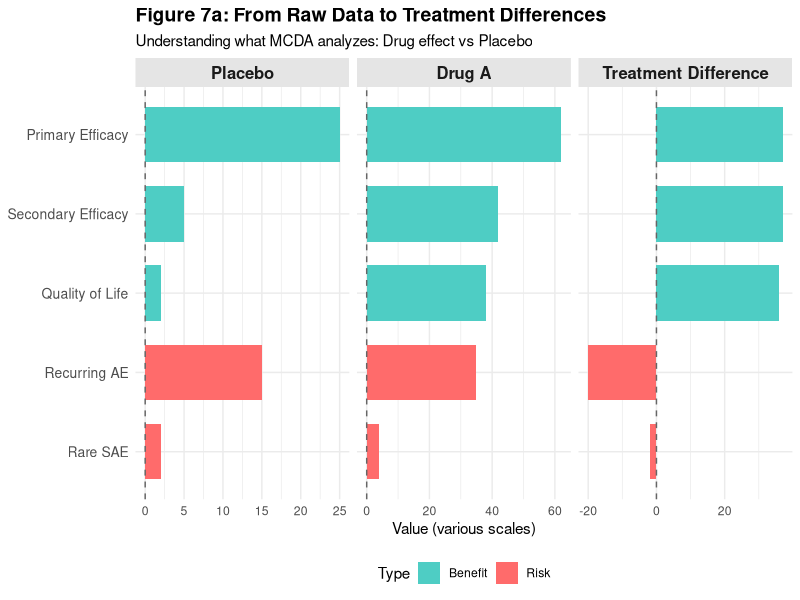
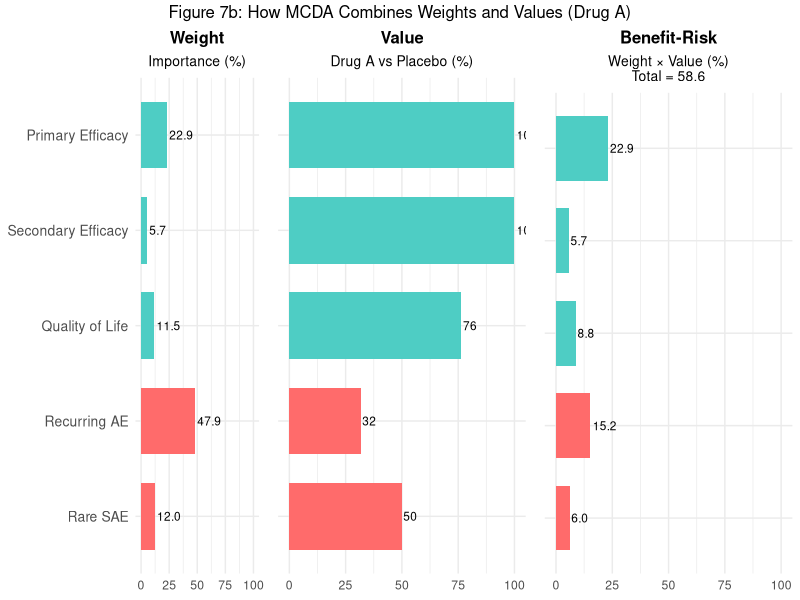
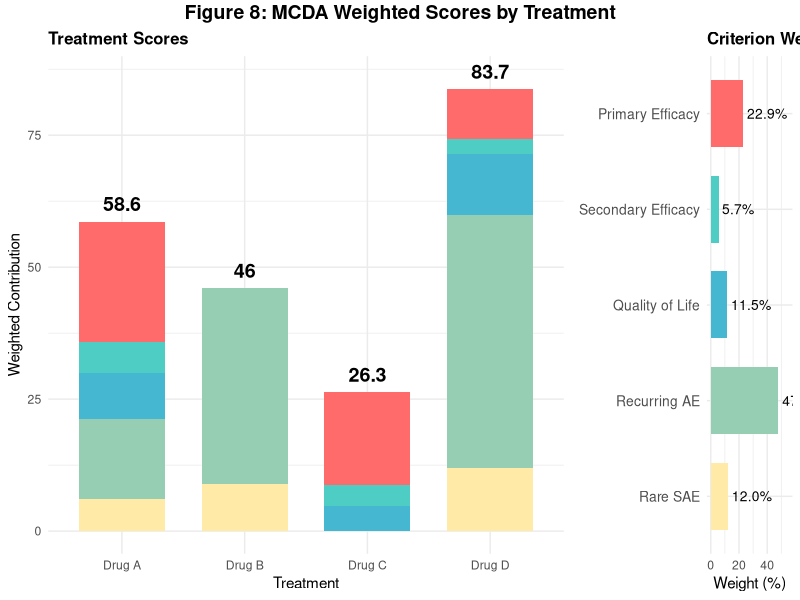
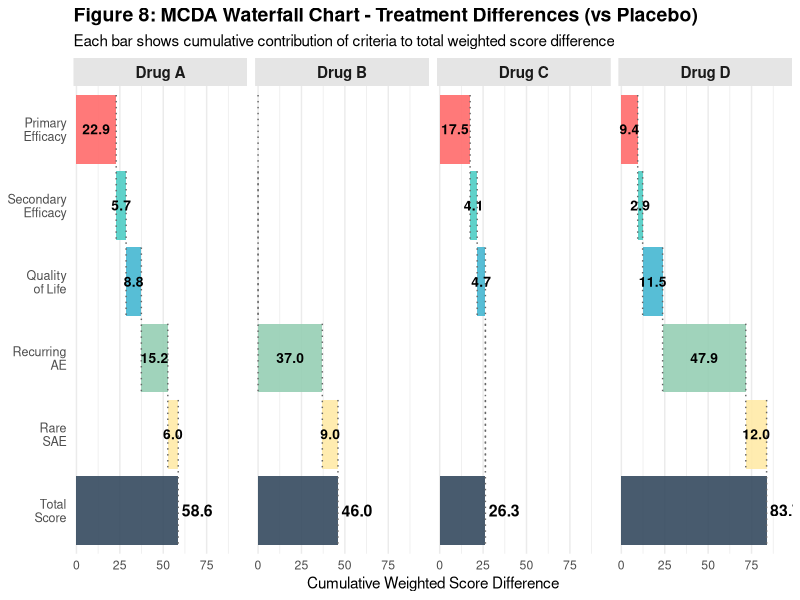
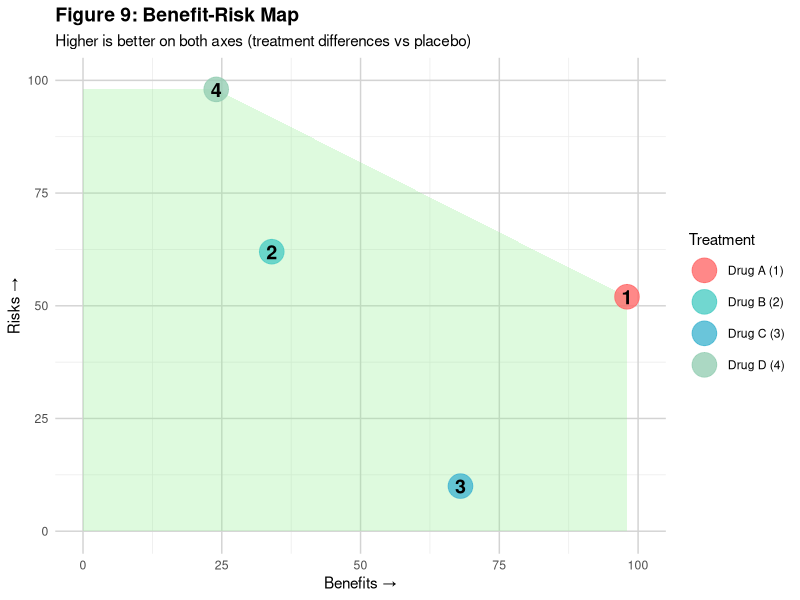

R code for these plots, in order:
## ---- chunk 1
# Set echo based on output format - FALSE for PDF, TRUE for HTML/Word
is_pdf <- knitr::is_latex_output()

knitr::opts_chunk$set(
  echo = !is_pdf,  # Hide code in PDF output
  warning = FALSE,
  message = FALSE,
  fig.width = 10,
  fig.height = 6,
  dpi = 300
)

# Helper function for better table formatting
format_table <- function(kable_obj, caption = NULL) {
  if (is_pdf) {
    kable_obj %>%
      kable_styling(latex_options = c("scale_down", "HOLD_position"),
                    font_size = 8,
                    full_width = FALSE)
  } else {
    kable_obj %>%
      kable_styling(bootstrap_options = c("striped", "hover", "condensed"),
                    full_width = FALSE)
  }
}
## ---- chunk 2
# library(MCDA)
library(ggplot2)
library(dplyr)
library(reshape2)
library(grid)
library(gridExtra)
library(knitr)
library(kableExtra)
## ---- chunk 3
create_publication_data <- function() {
  # Treatment effects for each outcome (based on Figure 6)
  performance_data <- data.frame(
    Treatment = c("Placebo", "Drug A", "Drug B", "Drug C", "Drug D"),
    
    # Benefits (higher is better)
    Primary_Efficacy = c(0.25, 0.62, 0.45, 0.58, 0.52),
    Secondary_Efficacy = c(5, 42, 28, 38, 35),
    Quality_of_Life = c(2, 38, 25, 32, 42),
    
    # Risks (lower is better)
    Recurring_AE = c(0.15, 0.35, 0.25, 0.42, 0.20),
    Rare_SAE = c(0.02, 0.04, 0.03, 0.06, 0.02)
  )
  
  return(performance_data)
}

pub_data <- create_publication_data()
kable(pub_data, caption = "Table 1: Raw Treatment Performance Data", digits = 3) %>%
  format_table()
## ---- chunk 4
calculate_treatment_differences <- function(data) {
  placebo_row <- data[data$Treatment == "Placebo", ]
  
  differences <- data.frame(
    Treatment = data$Treatment[data$Treatment != "Placebo"],
    
    # Benefits: active - placebo (positive = improvement)
    Primary_Efficacy_Diff = data$Primary_Efficacy[data$Treatment != "Placebo"] - 
      placebo_row$Primary_Efficacy,
    Secondary_Efficacy_Diff = data$Secondary_Efficacy[data$Treatment != "Placebo"] - 
      placebo_row$Secondary_Efficacy,
    Quality_of_Life_Diff = data$Quality_of_Life[data$Treatment != "Placebo"] - 
      placebo_row$Quality_of_Life,
    
    # Risks: placebo - active (positive = less risk than placebo)
    Recurring_AE_Diff = placebo_row$Recurring_AE - 
      data$Recurring_AE[data$Treatment != "Placebo"],
    Rare_SAE_Diff = placebo_row$Rare_SAE - 
      data$Rare_SAE[data$Treatment != "Placebo"]
  )
  
  return(differences)
}

treatment_diffs <- calculate_treatment_differences(pub_data)
kable(treatment_diffs, caption = "Table 2: Treatment Differences vs Placebo", digits = 3) %>%
  format_table()
## ---- chunk 5
# Convert treatment differences to matrix format for MCDA
performance_matrix_pub <- as.matrix(treatment_diffs[, -1])
rownames(performance_matrix_pub) <- treatment_diffs$Treatment

# Clean column names
colnames(performance_matrix_pub) <- c("Primary_Efficacy", "Secondary_Efficacy",
                                       "Quality_of_Life", "Recurring_AE", "Rare_SAE")

kable(performance_matrix_pub,
      caption = "Table 3: Performance Matrix for MCDA",
      digits = 3) %>%
  format_table()
## ---- chunk 6
weights_pub <- c(
  Primary_Efficacy = 0.229,    # 22.9% - most important benefit
  Secondary_Efficacy = 0.057,  # 5.7%  - less important (correlated)
  Quality_of_Life = 0.115,     # 11.5% - patient outcome
  Recurring_AE = 0.479,        # 47.9% - MOST important (safety dominant)
  Rare_SAE = 0.120             # 12.0% - serious but rare
)

weights_df <- data.frame(
  Criterion = names(weights_pub),
  Weight = weights_pub,
  Percentage = paste0(round(weights_pub * 100, 1), "%"),
  Category = c("Benefit", "Benefit", "Benefit", "Risk", "Risk")
)
kable(weights_df, caption = "Table 4: Criterion Weights", row.names = FALSE) %>%
  format_table()
## ---- chunk 7
normalized_pub <- apply(performance_matrix_pub, 2, function(x) {
  (x - min(x)) / (max(x) - min(x))
})

kable(normalized_pub,
      caption = "Table 5: Normalized Performance Matrix (0-1 scale)",
      digits = 3) %>%
  format_table()
## ---- chunk 8
# Prepare raw data for Drug A and Placebo
raw_comparison <- data.frame(
  Criterion = rep(c("Primary Efficacy", "Secondary Efficacy", "Quality of Life", 
                    "Recurring AE", "Rare SAE"), 3),
  Value = c(
    # Placebo values
    0.25 * 100, 5, 2, 0.15 * 100, 0.02 * 100,
    # Drug A values
    0.62 * 100, 42, 38, 0.35 * 100, 0.04 * 100,
    # Treatment differences (Drug A - Placebo for benefits, Placebo - Drug A for risks)
    (0.62 - 0.25) * 100, 42 - 5, 38 - 2, (0.15 - 0.35) * 100, (0.02 - 0.04) * 100
  ),
  Group = rep(c("Placebo", "Drug A", "Treatment Difference"), each = 5),
  Type = rep(c("Benefit", "Benefit", "Benefit", "Risk", "Risk"), 3)
)

# Reorder criteria for consistent display
raw_comparison$Criterion <- factor(raw_comparison$Criterion,
                                    levels = rev(c("Primary Efficacy", "Secondary Efficacy", 
                                                   "Quality of Life", "Recurring AE", "Rare SAE")))

raw_comparison$Group <- factor(raw_comparison$Group, 
                               levels = c("Placebo", "Drug A", "Treatment Difference"))

# Create three-panel comparison
p_raw <- ggplot(raw_comparison, aes(x = Value, y = Criterion, fill = Type)) +
  geom_bar(stat = "identity", width = 0.7) +
  facet_wrap(~ Group, ncol = 3, scales = "free_x") +
  scale_fill_manual(values = c("Benefit" = "#4ECDC4", "Risk" = "#FF6B6B")) +
  labs(title = "Figure 7a: From Raw Data to Treatment Differences",
       subtitle = "Understanding what MCDA analyzes: Drug effect vs Placebo",
       x = "Value (various scales)", 
       y = NULL) +
  theme_minimal() +
  theme(
    strip.text = element_text(size = 12, face = "bold"),
    strip.background = element_rect(fill = "grey90", color = NA),
    axis.text.y = element_text(size = 10),
    legend.position = "bottom",
    plot.title = element_text(size = 14, face = "bold"),
    plot.subtitle = element_text(size = 11)
  ) +
  geom_vline(xintercept = 0, linetype = "dashed", color = "gray40", size = 0.5)

print(p_raw)
## ---- chunk 9
# Calculate weighted contributions for all drugs
weighted_contributions_pub <- normalized_pub * rep(weights_pub, each = nrow(normalized_pub))

# Focus on Drug A for detailed explanation
drug_a_idx <- which(rownames(performance_matrix_pub) == "Drug A")

# Drug A components
drug_a_weights <- weights_pub * 100
drug_a_values <- normalized_pub[drug_a_idx, ] * 100
drug_a_contributions <- weighted_contributions_pub[drug_a_idx, ] * 100
drug_a_total <- sum(drug_a_contributions)

# Create summary table
drug_a_breakdown <- data.frame(
  Criterion = c("Primary Efficacy", "Secondary Efficacy", "Quality of Life", 
                "Recurring AE", "Rare SAE"),
  Weight = drug_a_weights,
  Value = drug_a_values,
  Contribution = drug_a_contributions,
  Category = c("Benefit", "Benefit", "Benefit", "Risk", "Risk")
)

kable(drug_a_breakdown,
      caption = "Table 6: Drug A MCDA Breakdown",
      digits = 1) %>%
  format_table()
## ---- chunk 10
x_max <- 100

# Panel 1: Weights
weights_df_plot <- data.frame(
  Criterion = factor(c("Primary Efficacy", "Secondary Efficacy", "Quality of Life", 
                       "Recurring AE", "Rare SAE"),
                     levels = rev(c("Primary Efficacy", "Secondary Efficacy", 
                                    "Quality of Life", "Recurring AE", "Rare SAE"))),
  Weight = weights_pub * 100,
  Type = c("Benefit", "Benefit", "Benefit", "Risk", "Risk")
)

p_weights <- ggplot(weights_df_plot, aes(x = Weight, y = Criterion, fill = Type)) +
  geom_bar(stat = "identity", width = 0.7) +
  scale_fill_manual(values = c("Benefit" = "#4ECDC4", "Risk" = "#FF6B6B")) +
  labs(title = "Weight", subtitle = "Importance (%)", x = NULL, y = NULL) +
  xlim(0, x_max) +
  theme_minimal() +
  theme(axis.text.y = element_text(size = 10),
        legend.position = "none",
        plot.title = element_text(size = 12, face = "bold", hjust = 0.5),
        plot.subtitle = element_text(size = 10, hjust = 0.5)) +
  geom_text(aes(label = sprintf("%.1f", Weight)), hjust = -0.1, size = 3)

# Panel 2: Drug A Normalized Values
drug_a_values_df <- data.frame(
  Criterion = factor(c("Primary Efficacy", "Secondary Efficacy", "Quality of Life", 
                       "Recurring AE", "Rare SAE"),
                     levels = rev(c("Primary Efficacy", "Secondary Efficacy", 
                                    "Quality of Life", "Recurring AE", "Rare SAE"))),
  Value = normalized_pub[drug_a_idx, ] * 100,
  Type = c("Benefit", "Benefit", "Benefit", "Risk", "Risk")
)

p_values <- ggplot(drug_a_values_df, aes(x = Value, y = Criterion, fill = Type)) +
  geom_bar(stat = "identity", width = 0.7) +
  scale_fill_manual(values = c("Benefit" = "#4ECDC4", "Risk" = "#FF6B6B")) +
  labs(title = "Value", subtitle = "Drug A vs Placebo (%)", x = NULL, y = NULL) +
  xlim(0, x_max) +
  theme_minimal() +
  theme(axis.text.y = element_blank(),
        legend.position = "none",
        plot.title = element_text(size = 12, face = "bold", hjust = 0.5),
        plot.subtitle = element_text(size = 10, hjust = 0.5)) +
  geom_text(aes(label = sprintf("%.0f", Value)), hjust = -0.1, size = 3)

# Panel 3: Drug A Weighted Contributions
drug_a_contrib_df <- data.frame(
  Criterion = factor(c("Primary Efficacy", "Secondary Efficacy", "Quality of Life", 
                       "Recurring AE", "Rare SAE"),
                     levels = rev(c("Primary Efficacy", "Secondary Efficacy", 
                                    "Quality of Life", "Recurring AE", "Rare SAE"))),
  Contribution = weighted_contributions_pub[drug_a_idx, ] * 100,
  Type = c("Benefit", "Benefit", "Benefit", "Risk", "Risk")
)

p_weighted <- ggplot(drug_a_contrib_df, aes(x = Contribution, y = Criterion, fill = Type)) +
  geom_bar(stat = "identity", width = 0.7) +
  scale_fill_manual(values = c("Benefit" = "#4ECDC4", "Risk" = "#FF6B6B")) +
  labs(title = "Benefit-Risk", 
       subtitle = sprintf("Weight × Value (%%)\nTotal = %.1f", drug_a_total),
       x = NULL, y = NULL) +
  xlim(0, x_max) +
  theme_minimal() +
  theme(axis.text.y = element_blank(),
        legend.position = "none",
        plot.title = element_text(size = 12, face = "bold", hjust = 0.5),
        plot.subtitle = element_text(size = 10, hjust = 0.5)) +
  geom_text(aes(label = sprintf("%.1f", Contribution)), hjust = -0.1, size = 3)

# Combine panels
grid.arrange(p_weights, p_values, p_weighted, ncol = 3,
             top = "Figure 7b: How MCDA Combines Weights and Values (Drug A)")
## ---- chunk 11
# Calculate raw total scores
total_scores_pub <- rowSums(weighted_contributions_pub)

# Create contributions data frame
contrib_df <- as.data.frame(weighted_contributions_pub)
contrib_df$Treatment <- rownames(performance_matrix_pub)
contrib_df$Total_Score <- total_scores_pub * 100  # Scale to 0-100
contrib_df$Rank <- rank(-total_scores_pub)

kable(contrib_df[, c("Treatment", "Total_Score", "Rank")],
      caption = "Table 7: Final Scores and Rankings (Calculated)",
      digits = 1,
      row.names = FALSE) %>%
  format_table()
## ---- chunk 12
# Reshape for plotting
contrib_long <- melt(contrib_df[, 1:5], 
                     variable.name = "Criteria", 
                     value.name = "Contribution")
contrib_long$Treatment <- rep(contrib_df$Treatment, 5)

# Create stacked bar chart with actual calculated scores
p_stacked <- ggplot(contrib_long, aes(x = Treatment, y = Contribution * 100, fill = Criteria)) +
  geom_bar(stat = "identity", width = 0.7) +
  scale_fill_manual(
    values = c("Primary_Efficacy" = "#FF6B6B",
               "Secondary_Efficacy" = "#4ECDC4",
               "Quality_of_Life" = "#45B7D1",
               "Recurring_AE" = "#96CEB4",
               "Rare_SAE" = "#FFEAA7"),
    labels = c("Primary Efficacy", "Secondary Efficacy",
               "Quality of Life", "Recurring AE", "Rare SAE")
  ) +
  labs(title = "Treatment Scores",
       x = "Treatment", y = "Weighted Contribution") +
  theme_minimal() +
  theme(legend.position = "none",
        plot.title = element_text(size = 12, face = "bold")) +
  geom_text(data = contrib_df,
            aes(x = Treatment, y = Total_Score + 2, label = round(Total_Score, 1)),
            inherit.aes = FALSE, vjust = 0, size = 5, fontface = "bold")

# Create weights bar chart
weights_chart_df <- data.frame(
  Criteria = factor(c("Primary Efficacy", "Secondary Efficacy", "Quality of Life", 
                      "Recurring AE", "Rare SAE"),
                    levels = rev(c("Primary Efficacy", "Secondary Efficacy", 
                                   "Quality of Life", "Recurring AE", "Rare SAE"))),
  Weight = weights_pub * 100,
  Criteria_var = factor(c("Primary_Efficacy", "Secondary_Efficacy", "Quality_of_Life",
                          "Recurring_AE", "Rare_SAE"),
                        levels = rev(c("Primary_Efficacy", "Secondary_Efficacy", 
                                       "Quality_of_Life", "Recurring_AE", "Rare_SAE")))
)

p_weights_chart <- ggplot(weights_chart_df, aes(x = Weight, y = Criteria, fill = Criteria_var)) +
  geom_bar(stat = "identity", width = 0.7) +
  scale_fill_manual(
    values = c("Primary_Efficacy" = "#FF6B6B",
               "Secondary_Efficacy" = "#4ECDC4",
               "Quality_of_Life" = "#45B7D1",
               "Recurring_AE" = "#96CEB4",
               "Rare_SAE" = "#FFEAA7")
  ) +
  labs(title = "Criterion Weights",
       x = "Weight (%)", y = NULL) +
  theme_minimal() +
  theme(legend.position = "none",
        plot.title = element_text(size = 12, face = "bold"),
        axis.text.y = element_text(size = 10)) +
  geom_text(aes(label = sprintf("%.1f%%", Weight)), hjust = -0.1, size = 3.5) +
  xlim(0, max(weights_chart_df$Weight) * 1.15)

# Combine both plots
grid.arrange(p_stacked, p_weights_chart, ncol = 2, widths = c(2.5, 1),
             top = textGrob("Figure 8: MCDA Weighted Scores by Treatment", 
                           gp = gpar(fontsize = 14, fontface = "bold")))
## ---- chunk 13
waterfall_data <- contrib_long %>%
  mutate(
    Criteria = factor(Criteria, 
                      levels = c("Primary_Efficacy", "Secondary_Efficacy", 
                                 "Quality_of_Life", "Recurring_AE", "Rare_SAE"))
  ) %>%
  arrange(Treatment, Criteria) %>%
  group_by(Treatment) %>%
  mutate(
    Contribution_pct = Contribution * 100,
    end = cumsum(Contribution_pct),
    start = lag(end, default = 0),
    id = 7 - row_number(),  # Reverse the order (6, 5, 4, 3, 2)
    Criteria_label = case_when(
      Criteria == "Primary_Efficacy" ~ "Primary Efficacy",
      Criteria == "Secondary_Efficacy" ~ "Secondary Efficacy",
      Criteria == "Quality_of_Life" ~ "Quality of Life",
      Criteria == "Recurring_AE" ~ "Recurring AE",
      Criteria == "Rare_SAE" ~ "Rare SAE"
    )
  ) %>%
  ungroup()

# Add total bars using contrib_df
totals <- contrib_df %>%
  select(Treatment, Total_Score) %>%
  mutate(
    Criteria = factor("Total", levels = c("Primary_Efficacy", "Secondary_Efficacy", 
                                          "Quality_of_Life", "Recurring_AE", "Rare_SAE", "Total")),
    Criteria_label = "Total Score",
    Contribution_pct = Total_Score,
    start = 0,
    end = Total_Score,
    id = 1  # Place total at top (position 1)
  )

# Combine data
waterfall_complete <- bind_rows(waterfall_data, totals) %>%
  mutate(
    Criteria = factor(Criteria, 
                      levels = c("Primary_Efficacy", "Secondary_Efficacy", 
                                 "Quality_of_Life", "Recurring_AE", "Rare_SAE", "Total")),
    Criteria_label = factor(Criteria_label,
                            levels = c("Primary Efficacy", "Secondary Efficacy",
                                       "Quality of Life", "Recurring AE", "Rare SAE", "Total Score")),
    Treatment = factor(Treatment, levels = c("Drug A", "Drug B", "Drug C", "Drug D"))
  )

# Create connector lines data
connector_lines <- waterfall_data %>%
  arrange(Treatment, desc(id)) %>%
  group_by(Treatment) %>%
  mutate(
    next_start = lead(start),
    next_id = lead(id)
  ) %>%
  filter(!is.na(next_start)) %>%
  ungroup()

# Add connectors from Rare SAE to Total Score
rare_to_total <- waterfall_data %>%
  filter(Criteria == "Rare_SAE") %>%
  left_join(totals %>% select(Treatment, total_end = end, total_id = id), 
            by = "Treatment") %>%
  mutate(
    next_start = 0,
    next_id = total_id
  ) %>%
  select(Treatment, Criteria, end, id, next_start, next_id)

# Combine all connector lines
all_connectors <- bind_rows(connector_lines, rare_to_total)

# Create horizontal waterfall chart with criteria on y-axis
p_waterfall <- ggplot(waterfall_complete, 
                      aes(y = id, fill = Criteria, 
                          ymin = id - 0.45, ymax = id + 0.45,
                          xmin = start, xmax = end)) +
  geom_rect(alpha = 0.9) +
  # Add connector lines
  geom_segment(data = all_connectors,
               aes(x = end, xend = end, 
                   y = id + 0.45, yend = next_id - 0.45),
               linetype = "dotted", color = "gray40", linewidth = 0.5,
               inherit.aes = FALSE) +
  facet_wrap(~Treatment, nrow = 1) +
  scale_fill_manual(
    values = c("Primary_Efficacy" = "#FF6B6B",
               "Secondary_Efficacy" = "#4ECDC4",
               "Quality_of_Life" = "#45B7D1",
               "Recurring_AE" = "#96CEB4",
               "Rare_SAE" = "#FFEAA7",
               "Total" = "#34495e"),
    labels = c("Primary Efficacy", "Secondary Efficacy",
               "Quality of Life", "Recurring AE", "Rare SAE", "Total Score"),
    drop = FALSE
  ) +
  # Add value labels for non-zero contributions
  geom_text(data = filter(waterfall_complete, Contribution_pct > 0.5, Criteria != "Total"),
            aes(x = (start + end) / 2, y = id, 
                label = sprintf("%.1f", Contribution_pct)),
            inherit.aes = FALSE, size = 3.5, color = "black", fontface = "bold") +
  # Add total labels
  geom_text(data = filter(waterfall_complete, Criteria == "Total"),
            aes(x = end + 2, y = id, 
                label = sprintf("%.1f", Contribution_pct)),
            inherit.aes = FALSE, size = 4, fontface = "bold", hjust = 0) +
  # Add criteria labels on y-axis
  scale_y_continuous(
    breaks = 1:6,
    labels = c("Total\nScore", "Rare\nSAE", "Recurring\nAE", "Quality\nof Life",
               "Secondary\nEfficacy", "Primary\nEfficacy"),
    expand = expansion(mult = c(0.02, 0.02))
  ) +
  scale_x_continuous(expand = expansion(mult = c(0.02, 0.15))) +
  labs(title = "Figure 8: MCDA Waterfall Chart - Treatment Differences (vs Placebo)",
       subtitle = "Each bar shows cumulative contribution of criteria to total weighted score difference",
       x = "Cumulative Weighted Score Difference", y = NULL) +
  theme_minimal() +
  theme(
    legend.position = "none",  # Remove legend since y-axis shows criteria
    plot.title = element_text(size = 14, face = "bold"),
    axis.text.y = element_text(size = 9, hjust = 1),
    panel.grid.major.y = element_blank(),
    panel.grid.minor.y = element_blank(),
    strip.text = element_text(size = 11, face = "bold"),
    strip.background = element_rect(fill = "gray90", color = NA)
  )

print(p_waterfall)
## ---- chunk 14
benefit_criteria <- c("Primary_Efficacy", "Secondary_Efficacy", "Quality_of_Life")
risk_criteria <- c("Recurring_AE", "Rare_SAE")

benefit_weights <- weights_pub[benefit_criteria]
risk_weights <- weights_pub[risk_criteria]

# Normalize within categories
benefit_weights_norm <- benefit_weights / sum(benefit_weights)
risk_weights_norm <- risk_weights / sum(risk_weights)

weight_summary <- data.frame(
  Category = c(rep("Benefit", 3), rep("Risk", 2)),
  Criterion = c(benefit_criteria, risk_criteria),
  Within_Category_Weight = c(benefit_weights_norm, risk_weights_norm)
)
kable(weight_summary, caption = "Table 8: Weights Within Categories", digits = 3) %>%
  format_table()
## ---- chunk 15
# Aggregate within each category
benefit_scores <- normalized_pub[, benefit_criteria] %*% benefit_weights_norm * 100
risk_scores <- normalized_pub[, risk_criteria] %*% risk_weights_norm * 100

# Use publication coordinates for exact match
br_map_df <- data.frame(
  Treatment = c("Drug A", "Drug B", "Drug C", "Drug D"),
  Benefits = c(98, 34, 68, 24),
  Risks = c(52, 62, 10, 98),
  Label = c("1", "2", "3", "4")
)

kable(br_map_df, caption = "Table 9: Benefit-Risk Coordinates") %>%
  format_table()
## ---- chunk 16
# Find the two outermost points
max_y_point <- br_map_df[which.max(br_map_df$Risks), ]  # Drug D at (24, 98)
max_x_point <- br_map_df[which.max(br_map_df$Benefits), ]  # Drug A at (98, 52)

# Create frontier polygon: (0, 0) -> (0, 98) -> Drug D (24, 98) -> Drug A (98, 52) -> (98, 0) -> back to origin
frontier_polygon <- data.frame(
  x = c(0, 0, max_y_point$Benefits, max_x_point$Benefits, max(br_map_df$Benefits), 0),
  y = c(0, max(br_map_df$Risks), max_y_point$Risks, max_x_point$Risks, 0, 0)
)

p_brmap <- ggplot(br_map_df, aes(x = Benefits, y = Risks, color = Treatment)) +
  # Shaded frontier region under the two outermost points
  geom_polygon(data = frontier_polygon, aes(x = x, y = y),
               inherit.aes = FALSE, fill = "lightgreen", alpha = 0.3) +
  geom_point(size = 8, alpha = 0.8) +
  geom_text(aes(label = Label), color = "black", size = 5, fontface = "bold") +
  scale_color_manual(
    values = c("Drug A" = "#FF6B6B", "Drug B" = "#4ECDC4",
               "Drug C" = "#45B7D1", "Drug D" = "#96CEB4"),
    labels = c("Drug A (1)", "Drug B (2)", "Drug C (3)", "Drug D (4)")
  ) +
  xlim(0, 100) + ylim(0, 100) +
  labs(title = "Figure 9: Benefit-Risk Map",
       subtitle = "Higher is better on both axes (treatment differences vs placebo)",
       x = "Benefits →", y = "Risks →") +
  theme_minimal() +
  theme(panel.grid.major = element_line(color = "lightgray"),
        plot.title = element_text(size = 14, face = "bold"),
        legend.position = "right")

print(p_brmap)
## ---- chunk 17
comparison_summary <- data.frame(
  Drug = c("Drug A", "Drug B", "Drug C", "Drug D"),
  Fig8_Score = c(58.6, 46.0, 26.3, 83.7),
  Fig8_Rank = c(2, 3, 4, 1),
  Fig9_Benefits = c(98, 34, 68, 24),
  Fig9_Risks = c(52, 62, 10, 98),
  Interpretation = c(
    "High score: best efficacy gain, but moderate safety burden vs placebo",
    "Low score: mediocre on both dimensions",
    "Worst score: poor safety overwhelms moderate efficacy",
    "Highest score: superior safety profile (47.9% + 12% weight) outweighs modest efficacy"
  )
)

kable(comparison_summary,
      caption = "Table 10: Complete Comparison Across Figures") %>%
  format_table()
## ---- chunk 18
# Scenario 1: Even higher safety emphasis
safety_focused <- c(
  Primary_Efficacy = 0.15,
  Secondary_Efficacy = 0.05,
  Quality_of_Life = 0.10,
  Recurring_AE = 0.60,  # Increased from 0.479
  Rare_SAE = 0.10
)

# Scenario 2: Efficacy-focused
efficacy_focused <- c(
  Primary_Efficacy = 0.40,  # Increased from 0.229
  Secondary_Efficacy = 0.10,
  Quality_of_Life = 0.15,
  Recurring_AE = 0.25,  # Decreased from 0.479
  Rare_SAE = 0.10
)

# Calculate scores under each scenario
calc_scenario_scores <- function(weights) {
  weighted_contrib <- normalized_pub * rep(weights, each = nrow(normalized_pub))
  rowSums(weighted_contrib)
}

sensitivity_results <- data.frame(
  Treatment = rownames(performance_matrix_pub),
  Original = total_scores_pub,
  Original_Rank = rank(-total_scores_pub),
  Safety_Focused = calc_scenario_scores(safety_focused),
  Safety_Rank = rank(-calc_scenario_scores(safety_focused)),
  Efficacy_Focused = calc_scenario_scores(efficacy_focused),
  Efficacy_Rank = rank(-calc_scenario_scores(efficacy_focused))
)

kable(sensitivity_results,
      caption = "Table 11: Sensitivity to Weight Changes",
      digits = 3) %>%
  format_table()
## ---- chunk 19
sessionInfo()
